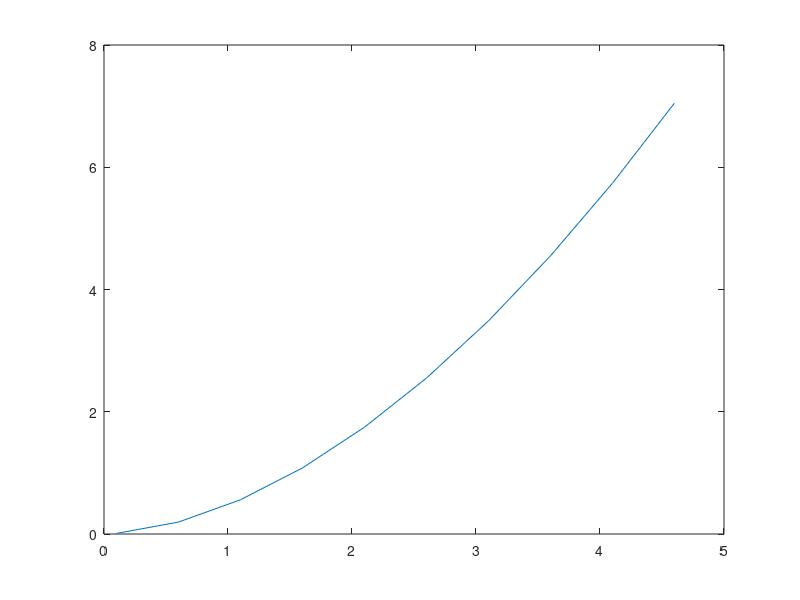
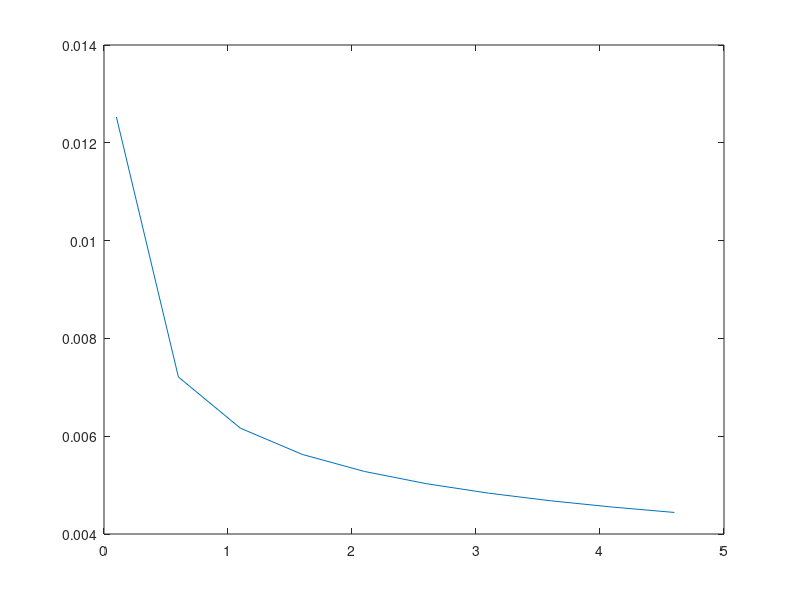

Source code (MATLAB) for these figures, in order: (Note: this script raises an error after producing the figures.)


%% cylinder
omega = 2*pi/15;
rho_w = 1000;
R_b = 0.1;
l_b = 0.6;
V_b = 2*pi*R_b^2*l_b;
m_b = 5;
rho_b = m_b/V_b;
A_im = m_b/rho_w/l_b;
% b_33 = 2*rho_w*A_im*l_b*omega;
b_33 = 2*m_b*omega

theta = fzero(@(theta) R_b^2/2*(theta-sin(theta))-A_im,0);
zeta_im = R_b*(1-cos(theta/2)) % R-H, water surface to buoy tip

%% Skin friction
h_b =0.15;             % buoy side (m), cuboid 
l_b = 0.5;             % buoy length (m)
nu_w = 1.787*10^-6; % kinematic viscosity of water
V = [0.1:0.5:5];
for i=1:length(V)
    V_b = V(i); % buoy average velocity (m/s)
    Re = V_b*l_b/nu_w;
    C_S(i,1) = 0.075/(log10(Re)-2)^2 % skin friction coeff
    % F_D(i,1) = C_F*(0.5*rho_w*V_b^2)*(2*R_b*theta*l_b); % cylinder
    F_D(i,1) = C_S(i,1)*(0.5*rho_w*V_b^2)*(l_b*h_b + l_b*h_b/2 + l_b*h_b/2); % Cuboid
end

figure(1)
plot(V,F_D)
figure(2)
plot(V,C_S)


%% Steady state and tension:
V_bar_tilde = (V_bar-u_t-u_s)
T_bar = D_x*V_bar_tilde/cos(alpha_bar)
theta_bar = atan(D_x*V_bar_tilde*cos(alpha_bar)/(m_u*g*cos(alpha_bar)+D_x*V_bar_tilde*sin(alpha_bar)))
theta_bar = atan(D_x*V_bar_tilde*sin(alpha_bar)/(m_u*g*sin(alpha_bar)-D_x*V_bar_tilde*cos(alpha_bar)+T_bar))

theta_bar_d = theta_bar*180/pi
u_1 = m_u*g*cos(alpha_bar)/cos(alpha_bar+theta_bar)
u_1 = D_x*V_bar_tilde/sin(theta_bar)
u_1 = (T_bar+m_u*g*sin(alpha_bar))/sin(alpha_bar+theta_bar)
% function F = root2d(x)
% 
% F(1) = D_11_I*x_dot_bar-x(1)*sin(x(2));
% F(2) = D_21_I*x_dot_bar+(m_q+m_b)*g-x(1)*cos(x(3))-rho_w*x(3)*g;
% F(3) = m_q*g*Lc_0*cos(alpha_bar)-x(1)*Lc_0*cos(alpha_bar+x(2))
% 
% fun = @root2d;
% x0 = [0,0];
% x = fsolve(fun,x0,options)

